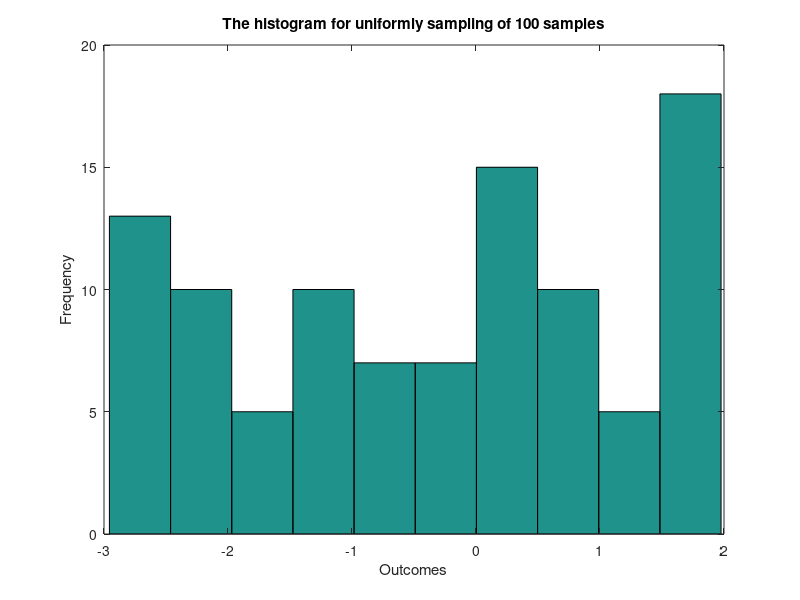

Write MATLAB code to recreate this figure. (Note: this script raises an error after producing the figure.)
% Date : January 23 2017
% Name : Sindhu Valasa Reddy
% USC ID : 8047774699
% Email : valasare@usc.edu
% EE 511 : Project #2 - Samples and Statistics
% Question 1 : Simulate sampling uniformly on the interval [-3,2].
% 1a) Generate a histogram of the outcomes

clc;
clear all;
No_of_samples = 100;                                                                 

a = -3;                                                                    % The lower interval of a random number
b = 2;                                                                     % The upper interval of a random number
rand_seq = a + (b-a).*rand(No_of_samples,1);                               % Generate random numbers in the interval [a,b]
figure(1);
hist(rand_seq);                                                            
title(['The histogram for uniformly sampling of ',(num2str(No_of_samples)),' samples']);
xlabel('Outcomes');
ylabel('Frequency');

% 1b) Compute the sample mean and sample variance for your samples. How do
% these values compare to the theoretical values? If you repeat the
% experiment will you compute a different sample mean or sample variance?

display('Number of samples');
disp(No_of_samples);
sample_mean = mean(rand_seq);                                              % Calculation of sample mean 
sample_variance = var(rand_seq);                                           % Calculation of sample variance 
theoretical_sample_mean = (b+a)/2;                                         % Calculation of theoretical mean 
theoretical_sample_variance = ((b-a)^2)/12;                                % Calculation of theoretical variance
display('The sample mean is');
disp(sample_mean);
display('The theoretical sample mean is');
disp(theoretical_sample_mean);
display('The sample variance is');
disp(sample_variance);
display('The theoretical sample variance is');
disp(theoretical_sample_variance);


% 1c) Compute the bootstrap confidence interval (what width?) for the
% sample mean and sample standard deviation.

resampling = 10000;                                                        % The number of resamples 
display('The number of times resampling is done is');
disp(resampling);

[ci_sample_mean, resamples_mean] = bootci(resampling, @mean, rand_seq);    % To determine the confidence interval of sample mean and the mean of the resamples
[ci_sample_std, resamples_std] = bootci(resampling, @std, rand_seq);       % To determine the confidence interval of sample standard deviation and the standard deviation of the resamples


display('The bootstrap confidence interval(CI) for the sample mean is');
disp(ci_sample_mean);

display('The bootstrap confidence interval(CI) for sample standard deviation is');
disp(ci_sample_std);

figure(2);
hist(resamples_mean);
title('The histogram showing bootstrap confidence interval for sample mean');
xlabel('Sample mean');
ylabel('Frequency');
hold on;
plot(ci_sample_mean,0, 'r*', 'LineWidth', 2, 'MarkerSize', 15);
hold off;


figure(3);
hist(resamples_std);
title('The histogram showing bootstrap confidence interval for standard deviation');
xlabel('Sample Standard Deviation');
ylabel('Frequency');
hold on;
plot(ci_sample_std,0, 'r*', 'LineWidth', 2, 'MarkerSize', 15);
hold off;
